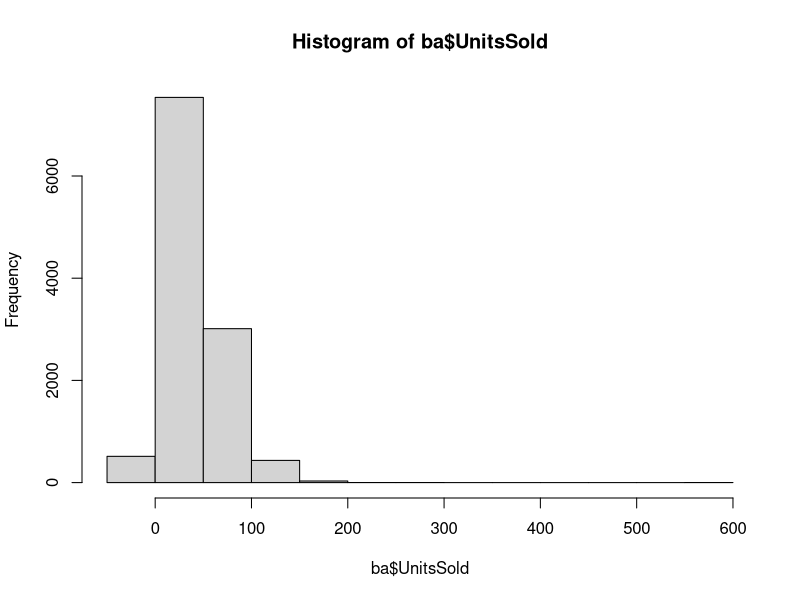
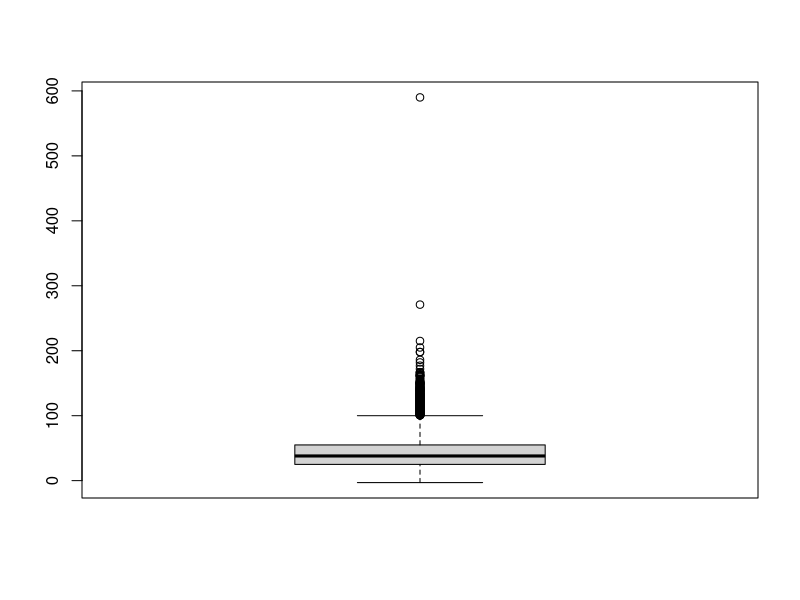
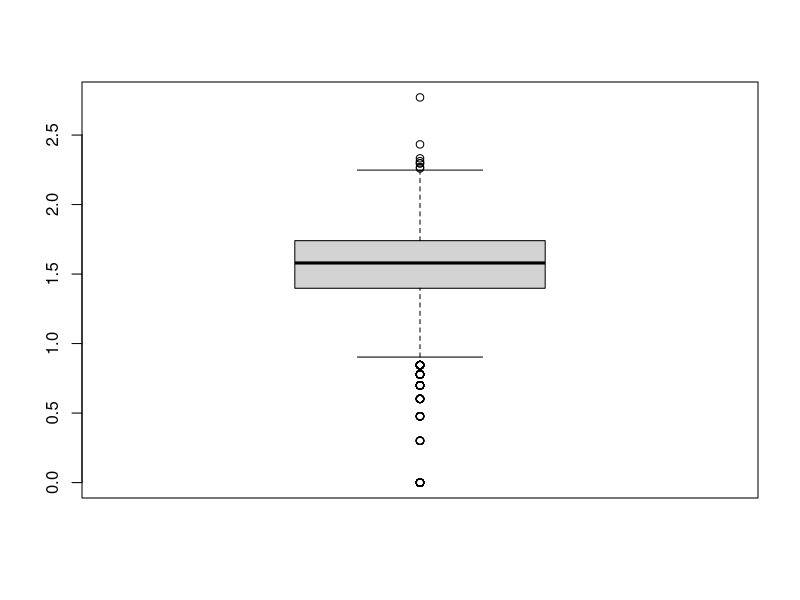
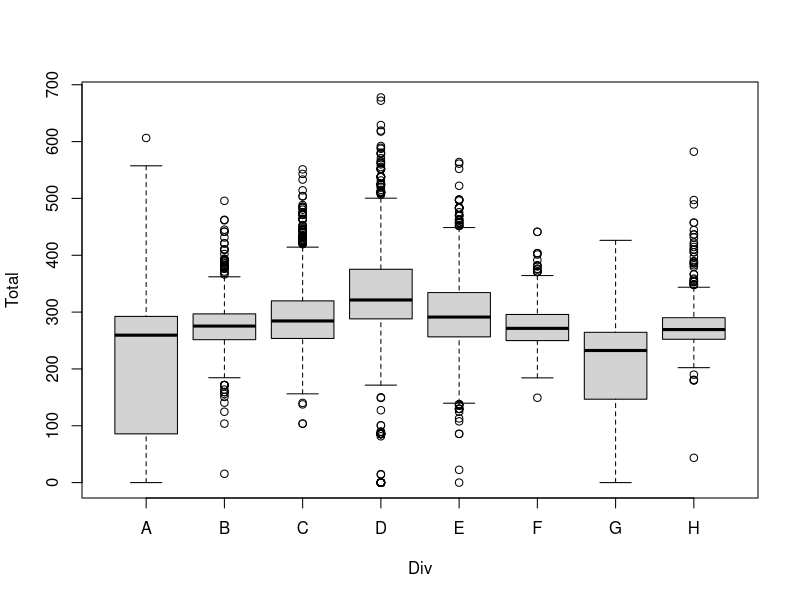
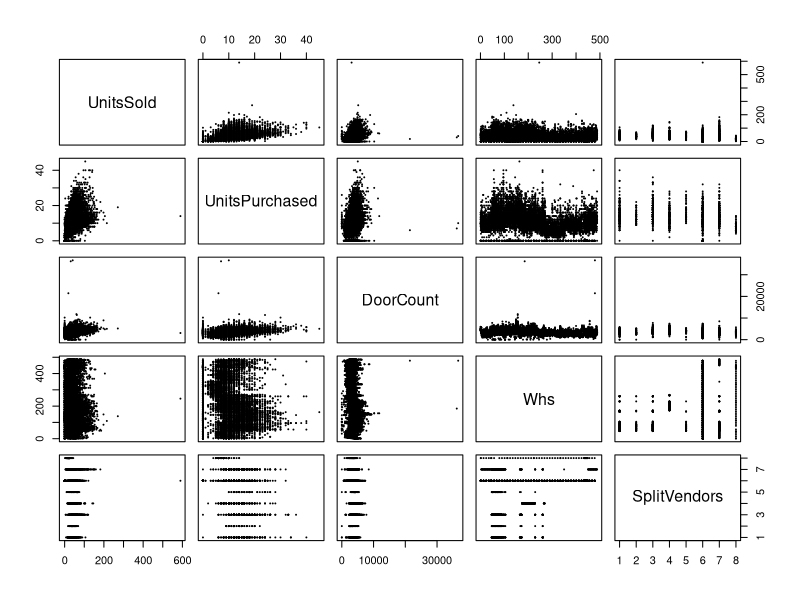

Write the R code that produced these figures, in order.
## ---- chunk 1
knitr::opts_chunk$set(echo = FALSE)
## ---- chunk 2
# Read in data
ba <- read.csv('bakedAppleSampleData.csv')
# Print the first six rows
head(ba)
## ---- chunk 3
ba[19,11]
## ---- chunk 4
ba[order(ba$DoorCount,decreasing = TRUE),9]
ba[tail(ba$DoorCount),9]
## ---- chunk 5
IQR(ba$LaborCharge)
## ---- chunk 6
length(unique(ba$EventDate))
## ---- chunk 7
summary(ba)
mean(ba$SupplyCharge)
## ---- chunk 8
summary(ba)
## ---- chunk 9
hist(ba$UnitsSold)
## ---- chunk 10
boxplot(ba$UnitsSold)
## ---- chunk 11
boxplot(log10(ba$UnitsSold))
## ---- chunk 12
boxplot(Total ~ Div, data = ba)
## ---- chunk 13
plot(ba[,c('UnitsSold', 'UnitsPurchased', 'DoorCount', 'Whs','SplitVendors')], cex = .1)
